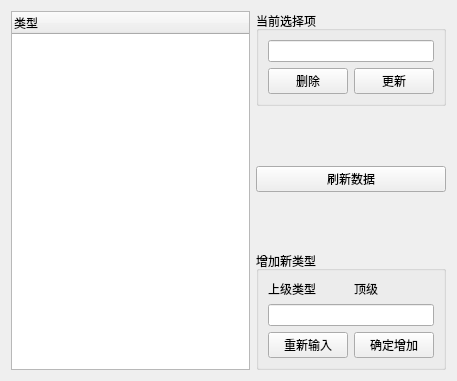
<?xml version="1.0" encoding="UTF-8"?>
<ui version="4.0">
 <class>TypesView</class>
 <widget class="QWidget" name="TypesView">
  <property name="geometry">
   <rect>
    <x>0</x>
    <y>0</y>
    <width>457</width>
    <height>381</height>
   </rect>
  </property>
  <property name="windowTitle">
   <string>类型编辑器</string>
  </property>
  <layout class="QGridLayout" name="gridLayout_3">
   <item row="0" column="0">
    <widget class="QTreeWidget" name="treeWidget">
     <column>
      <property name="text">
       <string>类型</string>
      </property>
     </column>
    </widget>
   </item>
   <item row="0" column="1">
    <layout class="QVBoxLayout" name="verticalLayout">
     <item>
      <widget class="QGroupBox" name="groupBox">
       <property name="title">
        <string>当前选择项</string>
       </property>
       <layout class="QGridLayout" name="gridLayout">
        <item row="0" column="0" colspan="2">
         <widget class="QLineEdit" name="currentType"/>
        </item>
        <item row="1" column="0">
         <widget class="QPushButton" name="del">
          <property name="text">
           <string>删除</string>
          </property>
         </widget>
        </item>
        <item row="1" column="1">
         <widget class="QPushButton" name="update">
          <property name="text">
           <string>更新</string>
          </property>
         </widget>
        </item>
       </layout>
      </widget>
     </item>
     <item>
      <spacer name="verticalSpacer_2">
       <property name="orientation">
        <enum>Qt::Vertical</enum>
       </property>
       <property name="sizeHint" stdset="0">
        <size>
         <width>20</width>
         <height>40</height>
        </size>
       </property>
      </spacer>
     </item>
     <item>
      <widget class="QPushButton" name="refresh">
       <property name="text">
        <string>刷新数据</string>
       </property>
      </widget>
     </item>
     <item>
      <spacer name="verticalSpacer">
       <property name="orientation">
        <enum>Qt::Vertical</enum>
       </property>
       <property name="sizeHint" stdset="0">
        <size>
         <width>20</width>
         <height>40</height>
        </size>
       </property>
      </spacer>
     </item>
     <item>
      <widget class="QGroupBox" name="groupBox_2">
       <property name="title">
        <string>增加新类型</string>
       </property>
       <layout class="QGridLayout" name="gridLayout_2">
        <item row="0" column="0">
         <layout class="QHBoxLayout" name="horizontalLayout">
          <item>
           <widget class="QLabel" name="label">
            <property name="text">
             <string>上级类型</string>
            </property>
           </widget>
          </item>
          <item>
           <widget class="QLabel" name="parentType">
            <property name="text">
             <string>顶级</string>
            </property>
           </widget>
          </item>
         </layout>
        </item>
        <item row="1" column="0">
         <widget class="QLineEdit" name="addTypeName"/>
        </item>
        <item row="2" column="0">
         <layout class="QHBoxLayout" name="horizontalLayout_2">
          <item>
           <widget class="QPushButton" name="reInput">
            <property name="text">
             <string>重新输入</string>
            </property>
           </widget>
          </item>
          <item>
           <widget class="QPushButton" name="add">
            <property name="text">
             <string>确定增加</string>
            </property>
           </widget>
          </item>
         </layout>
        </item>
       </layout>
      </widget>
     </item>
    </layout>
   </item>
  </layout>
 </widget>
 <resources/>
 <connections/>
</ui>
